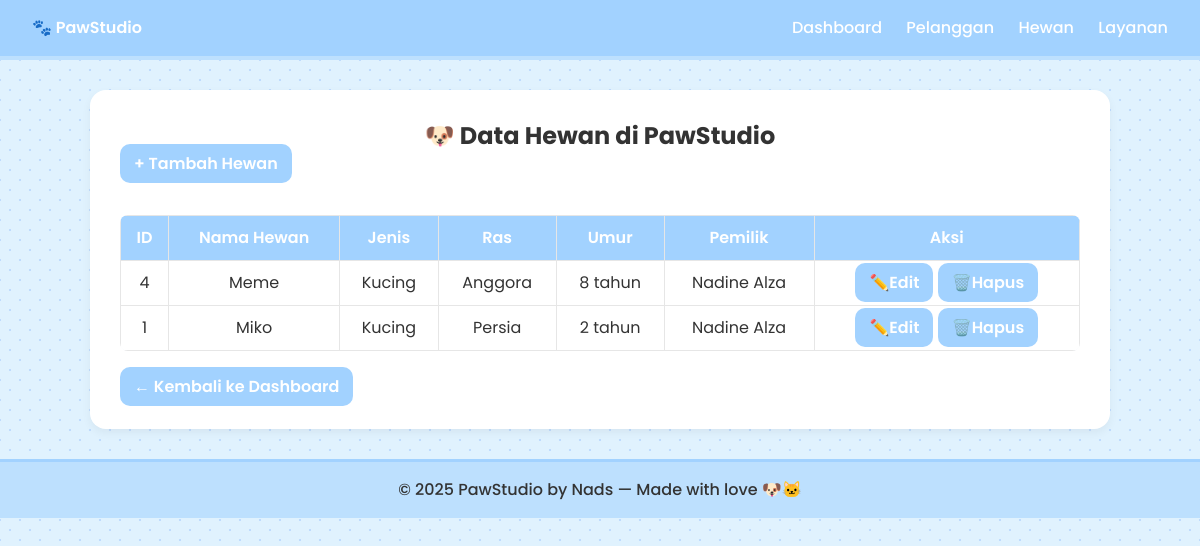
The app's page /pets/pets.php with its own data.
### tables this page shows
CREATE TABLE IF NOT EXISTS `pets` (
  `id` int NOT NULL AUTO_INCREMENT,
  `customer_id` int NOT NULL,
  `name` varchar(100) NOT NULL,
  `species` varchar(50) DEFAULT NULL,
  `breed` varchar(50) DEFAULT NULL,
  `age` int DEFAULT NULL,
  PRIMARY KEY (`id`),
  KEY `customer_id` (`customer_id`),
  CONSTRAINT `pets_ibfk_1` FOREIGN KEY (`customer_id`) REFERENCES `customers` (`id`) ON DELETE CASCADE
);

CREATE TABLE IF NOT EXISTS `customers` (
  `id` int NOT NULL AUTO_INCREMENT,
  `name` varchar(100) NOT NULL,
  `phone` varchar(20) DEFAULT NULL,
  `address` text,
  PRIMARY KEY (`id`)
);

### pets/pets.php (the view)
<?php
include '../koneksi.php';
include '../assets/header.php';
$query = "
  SELECT pets.id, pets.name AS pet_name, pets.species, pets.breed, pets.age,
         customers.name AS owner_name
  FROM pets
  JOIN customers ON pets.customer_id = customers.id
  ORDER BY pets.id DESC
";
$result = $conn->query($query);
?>
<h1 class="text-2xl font-bold text-center">🐶 Data Hewan di PawStudio</h1>
<a href="tambah_pets.php" class="button">+ Tambah Hewan</a>
<br><br>
<table>
  <thead>
    <tr>
      <th>ID</th>
      <th>Nama Hewan</th>
      <th>Jenis</th>
      <th>Ras</th>
      <th>Umur</th>
      <th>Pemilik</th>
      <th>Aksi</th>
    </tr>
  </thead>
  <tbody>
    <?php while ($row = $result->fetch_assoc()): ?>
      <tr>
        <td><?= $row['id'] ?></td>
        <td><?= htmlspecialchars($row['pet_name']) ?></td>
        <td><?= htmlspecialchars($row['species']) ?></td>
        <td><?= htmlspecialchars($row['breed']) ?></td>
        <td><?= htmlspecialchars($row['age']) ?> tahun</td>
        <td><?= htmlspecialchars($row['owner_name']) ?></td>
        <td>
          <a href="edit_pets.php?id=<?= $row['id'] ?>" class="button"> ✏️Edit</a>
          <a href="hapus_pets.php?id=<?= $row['id'] ?>" class="button" onclick="return confirm('Yakin hapus data ini?')">🗑️Hapus</a>
        </td>
      </tr>
    <?php endwhile; ?>
  </tbody>
</table>
<br>
<a href="../index.php" class="button">← Kembali ke Dashboard</a>
<?php include '../assets/footer.php'; ?>

### assets/style.css (style rules this page uses)
body { font-family: 'Poppins', sans-serif; margin: 0; padding: 0; background-color: #E0F2FE; background-image: radial-gradient(#BFDBFE 1px, transparent 1px), radial-gradient(#BFDBFE 1px, transparent 1px); background-size: 20px 20px; background-position: 0 0, 10px 10px; color: #333; position: relative; overflow-x: hidden; }
body::after { content: "🐾 🐾 🐾"; font-size: 2rem; opacity: 0.1; position: fixed; bottom: 10%; right: 5%; pointer-events: none; transform: rotate(-15deg); }
a.button, button { background-color: #a2d2ff; color: white; padding: 8px 14px; border-radius: 10px; text-decoration: none; font-weight: 600; transition: all 0.3s ease; border: none; }
table { width: 100%; border-collapse: collapse; margin-top: 15px; border-radius: 8px; overflow: hidden; }
th, td { border: 1px solid #e6e6e6; padding: 10px; text-align: center; background-color: white; }
th { background-color: #a2d2ff; color: white; font-weight: 600; }
tr:nth-child(even) { background-color: #f6f9ff; }
button, .button { background-color: #a2d2ff; color: white; padding: 10px 15px; border: none; border-radius: 10px; cursor: pointer; transition: background-color 0.3s; }

### records on screen
pets: id "4", name "Meme", species "Kucing", breed "Anggora", age "8", customer.name "Nadine Alza"
pets: id "1", name "Miko", species "Kucing", breed "Persia", age "2", customer.name "Nadine Alza"
